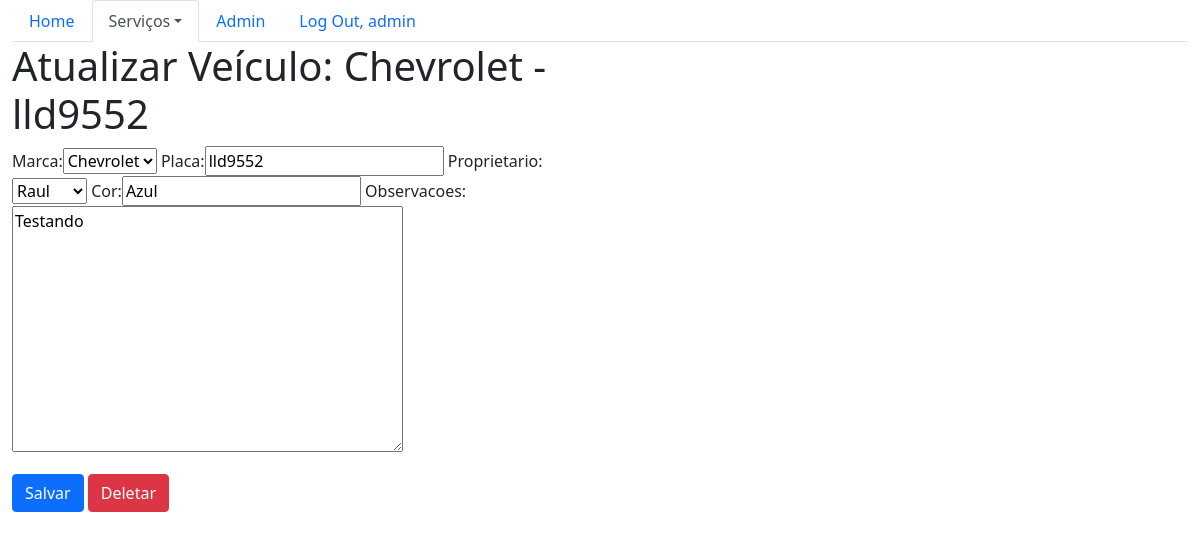
The app's page /sistema/veiculo-update/10 (signed in) with its own data.
### core/models.py (models this page shows)
class Veiculo(models.Model):
    marca = models.ForeignKey(Marca, on_delete=models.CASCADE)
    placa = models.CharField(max_length=7)
    proprietario = models.ForeignKey(Pessoa, on_delete=models.CASCADE)
    cor = models.CharField(max_length=15)
    observacoes = models.TextField()
    def __str__(self):
        return self.marca.nome + ' - ' + self.placa

class Marca(models.Model):
    nome = models.CharField(max_length=50)
    def __str__(self):
        return self.nome

### core/views.py (the view)
# urls.py: path('veiculo-update/<int:id>', veiculo_update, name='core_veiculo_update'),
@login_required()
def veiculo_update(request, id):
    data = {}
    veiculo = Veiculo.objects.get(id=id)
    form = VeiculoForm(request.POST or None, instance=veiculo)
    data['tag'] = 'Vei'
    data['title'] = 'Veículo'
    data['obj'] = veiculo
    data['form'] = form
    data['update_url'] = 'core_veiculo_update'
    data['delete_url'] = 'core_veiculo_delete'
    if request.method == 'POST':
        if form.is_valid():
            form.save()
            return redirect('core_lista_veiculos')
    else:
        return render(request, 'core/update.html', data)

### core/forms.py
class VeiculoForm(ModelForm):
    class Meta:
        model = Veiculo
        fields = '__all__'

### core/models.py (called while the page is built)
    def __str__(self):
        return self.nome

### core/templates/core/update.html (shortened to what this page needs)
{% extends 'core/base_servicos.html' %}
{% load bootstrap %}
{% block main %}
    <div class="row">
        <div class="col-md-6">
            <h1>Atualizar {{ title }}: {{ obj }}</h1>
            <form action="{% url update_url obj.id %}" method="POST">
                {{ form|bootstrap }}
                <button type="submit" class="btn btn-primary">Salvar</button>
                <a href="{% url delete_url obj.id %}" class="btn btn-danger">Deletar</a>
            </form>
        </div>
    </div>
{% endblock %}

### core/templates/core/base.html (shortened to what this page needs)
{% extends 'base.html' %}
{% block menu %}
    <ul class="nav nav-tabs">
        <li class="nav-item">
            <a class="nav-link {% block menu_home %}{% endblock %}" aria-current="page" href="{% url 'core_home' %}">Home</a>
        </li>
        <li class="nav-item dropdown">
            <a class="nav-link dropdown-toggle {% block menu_servicos %}{% endblock %}" data-bs-toggle="dropdown" href="#" role="button"
                aria-expanded="false">Serviços</a>
        </li>
        <li class="nav-item">
            <a class="nav-link" href="/admin">Admin</a>
        </li>
        {% if user.is_authenticated %}
            <li class="nav-item">
                <a class="nav-link" href="{% url 'logout' %}">Log Out, {{ user }}</a>
            </li>
        {% else %}
            <li class="nav-item">
                <a class="nav-link" href="{% url 'login' %}">Login</a>
            </li>
        {% endif %}
    </ul>
{% endblock %}

### records on screen
Veiculo: marca+placa "Chevrolet - lld9552", marca "Chevrolet", placa "lld9552", proprietario "Raul", cor "Azul", observacoes "Testando"

### other values on screen
{{ user }} "admin"
{{ title }} "Veículo"
